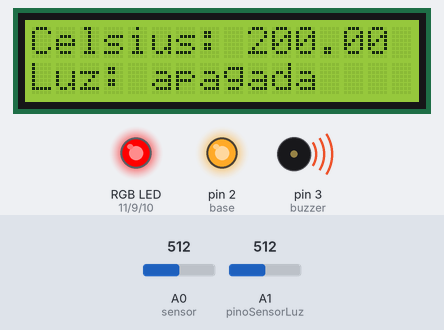
Simulated run of this sketch. Board: Arduino Uno, built with avr-gcc and run on an emulated ATmega328P. Parts: 16×2 character LCD, an RGB LED mixed from three pins (HIGH = lit), output pins drawn as LEDs (lit = HIGH), buzzer (waves = sounding). The inputs (shaded band) are chosen by the test bench; at power-on: A1 (pinoSensorLuz) = 512, A0 (sensor) = 512.

Above: at 1.2 s.
1.3 s: A1 (pinoSensorLuz) set to 72
2.8 s: A1 (pinoSensorLuz) set to 62
At 3.6 s:
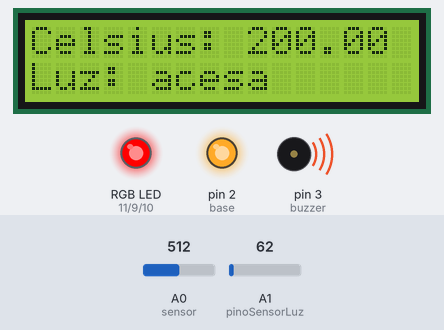
5.8 s: A0 (sensor) set to 716
At 7.3 s:
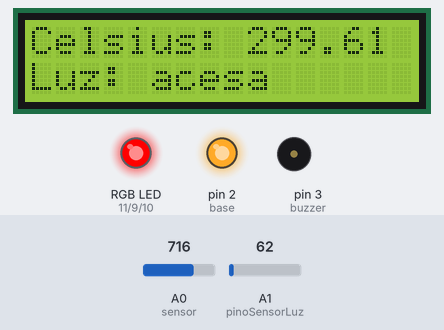
7.6 s: A1 (pinoSensorLuz) set to 122
At 8.1 s:
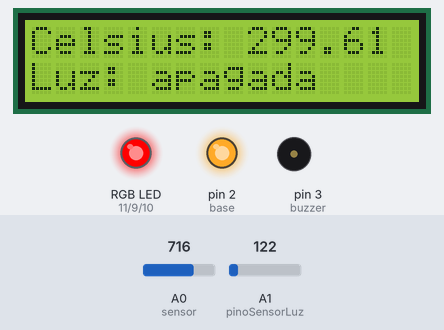
9.1 s: A0 (sensor) set to 201
At 10.0 s:
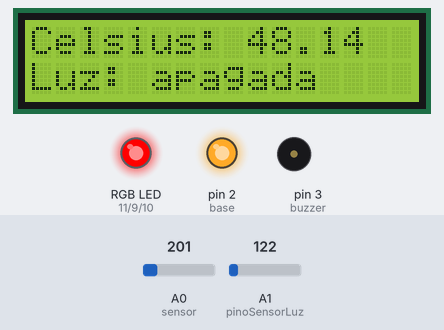
12.1 s: A0 (sensor) set to 172
At 22.1 s:
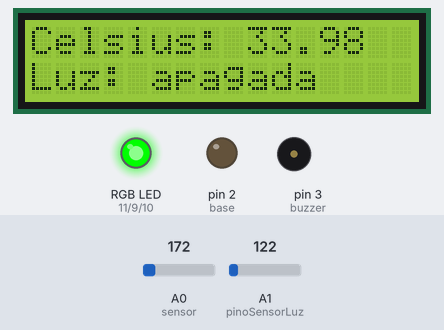
Timing chart, 0 to 22.8 s (numbered marks = the images above; inputs shaded):
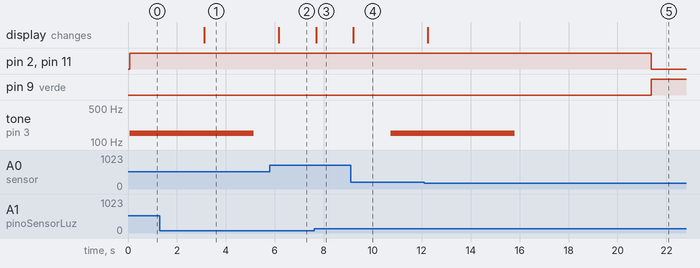

The sketch:

arduinotinker.ino
```cpp
// C++ code
#include <LiquidCrystal.h>
#include <ctype.h>

LiquidCrystal lcd(12, 13, 7, 6, 5, 4); // Pinagem do LCD

int base = 2; // transistor bipolar
int sensor=A0; // sensor tmp36
int pinoSensorLuz = A1;
int valorLuz = 0;
int buzzer = 3;

const int azul = 10;     // led rgb
const int verde = 9;   // led rgb
const int vermelho = 11;// led rgb
String cor = "Verde";
void setup()
{
  lcd.begin(16, 2); // Inicia o lcd de 16x2

  Serial.begin(9600);        // led rgb e sensor tmp
  pinMode(azul, OUTPUT);     // led rgb
  pinMode(verde, OUTPUT);    // led rgb
  pinMode(vermelho, OUTPUT); // led rgb
  pinMode(buzzer,OUTPUT); // BUZZER
  pinMode(base,OUTPUT); // transistor bipolar

}

void vermelhoFuncao(){
  digitalWrite(azul, LOW);
  digitalWrite(verde, LOW);
  digitalWrite(vermelho, HIGH);
}

void verdeFuncao(){
  digitalWrite(azul, LOW);
  digitalWrite(verde, HIGH);
  digitalWrite(vermelho, LOW);
}

void brancoFuncao(){
  digitalWrite(azul, HIGH);
  digitalWrite(verde, HIGH);
  digitalWrite(vermelho, HIGH);
}

void apagadoFuncao(){
  digitalWrite(azul, LOW);
  digitalWrite(verde, LOW);
  digitalWrite(vermelho, LOW);
}

void mostrarDados(){
  float valor=analogRead(sensor);
  float tensao=(valor/1024)*5;
  float temperatura=(tensao-0.5)*100;
  valorLuz = analogRead(pinoSensorLuz);
  lcd.clear();
  lcd.setCursor(0, 0);
  lcd.print("Celsius: ");
  lcd.println(temperatura);
  lcd.setCursor(0, 1);
  lcd.print("Luz: ");
  if(valorLuz < 67){
  lcd.println("acesa");
  }else{
    lcd.println("apagada");
  }
}

void loop()
{

  float valor=analogRead(sensor);
  float tensao=(valor/1024)*5;
  float temperatura=(tensao-0.5)*100;

  valorLuz = analogRead(pinoSensorLuz);

  if(Serial.available()){
    cor = Serial.readString();
    Serial.println(cor);
  }

  mostrarDados();
  digitalWrite(base,LOW);

  if(temperatura>=40){
    mostrarDados();
    digitalWrite(base,HIGH);

    cor = "Vermelho";
    if (cor=="Vermelho"){
      vermelhoFuncao();
    }

    tone(buzzer,150);

    delay(500);
    mostrarDados();
    delay(500);
    mostrarDados();
    delay(500);
    mostrarDados();
    delay(500);
    mostrarDados();
    delay(500);
    mostrarDados();
    delay(500);
    mostrarDados();
    delay(500);
    mostrarDados();
    delay(500);
    mostrarDados();
    delay(500);
    mostrarDados();
    delay(500);
    mostrarDados();

    noTone(buzzer);

    delay(500);
    mostrarDados();
    delay(500);
    mostrarDados();
    delay(500);
    mostrarDados();
    delay(500);
    mostrarDados();
    delay(500);
    mostrarDados();
    delay(500);
    mostrarDados();
    delay(500);
    mostrarDados();
    delay(500);
    mostrarDados();
    delay(500);
    mostrarDados();
    delay(500);
    mostrarDados();

  }else if(valorLuz<67){
    cor = "Branco";
    if(cor=="Branco"){
      brancoFuncao();
    }
  }else{
    cor = "Verde";
    if(cor=="Verde"){
    verdeFuncao();
    }
  }

  delay(500);

}
```

Measured:
- the behaviour switches between 67 and 66 on A1 (pinoSensorLuz) (found by bisection; images 0 and 1)
- the behaviour switches between 185 and 184 on A0 (sensor) (found by bisection; images 4 and 5)
- after the input at 1.3 s, every drawn part: stays the same
- after the input at 2.8 s, the display: changes after 0.32 s (image 1)
- after the input at 5.8 s, the display: changes after 0.36 s (image 2)
- after the input at 7.6 s, the display: changes after 0.08 s (image 3)
- after the input at 9.1 s, the display: changes after 0.10 s (image 4)
- after the input at 12.1 s, pin 2 (base), pin 11 (vermelho): HIGH → LOW after 9.3 s; pin 9 (verde): LOW → HIGH after 9.3 s; tone on pin 3 (buzzer): goes on until 15.8 s, then stays silent; the display: changes after 0.15 s (image 5)
